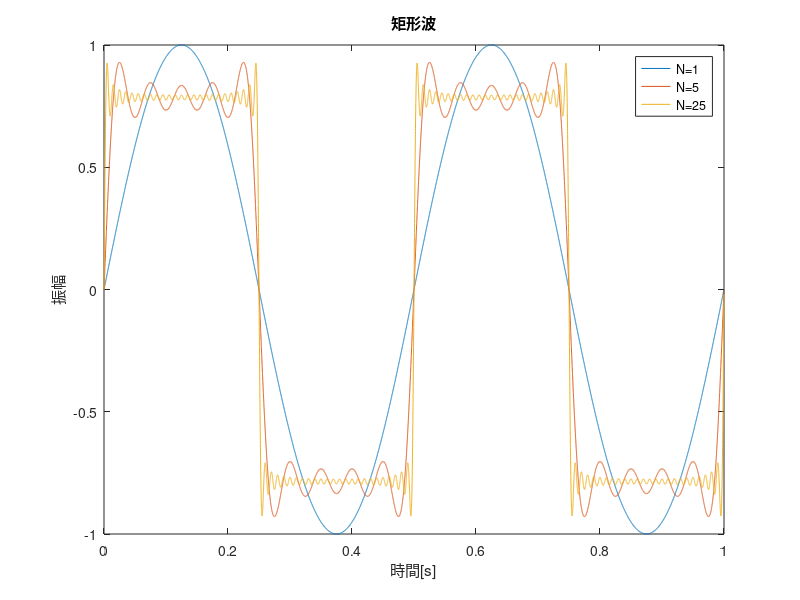

Source code (MATLAB):
clear;
Fs=16000;               % sampling rate = 16kHz  
y1 = 0;                 % initialize variables
y2 = 0;
y3 = 0;

f = 2;
t=([0:Fs-1]/Fs);        % 1sec
f0 = 2*pi/0.5;          % cycle = 0.5s

for k=1:1
    y=sin(2*pi*(2*k-1)*f*t)/(2*k-1);    
    y1 = y1 + y;        % square wave, N = 1
end

for k=1:5
    y=sin(2*pi*(2*k-1)*f*t)/(2*k-1);
    y2 = y2 + y;        % square wave, N = 5
end

for k=1:25
    y=sin(2*pi*(2*k-1)*f*t)/(2*k-1);
    y3 = y3 +y;         % square wave, N = 25
end

% plots from here
plot(t,y1,t,y2,t,y3);
legend('N=1','N=5','N=25');
xlabel('時間[s]');
ylabel('振幅');
title('矩形波');
